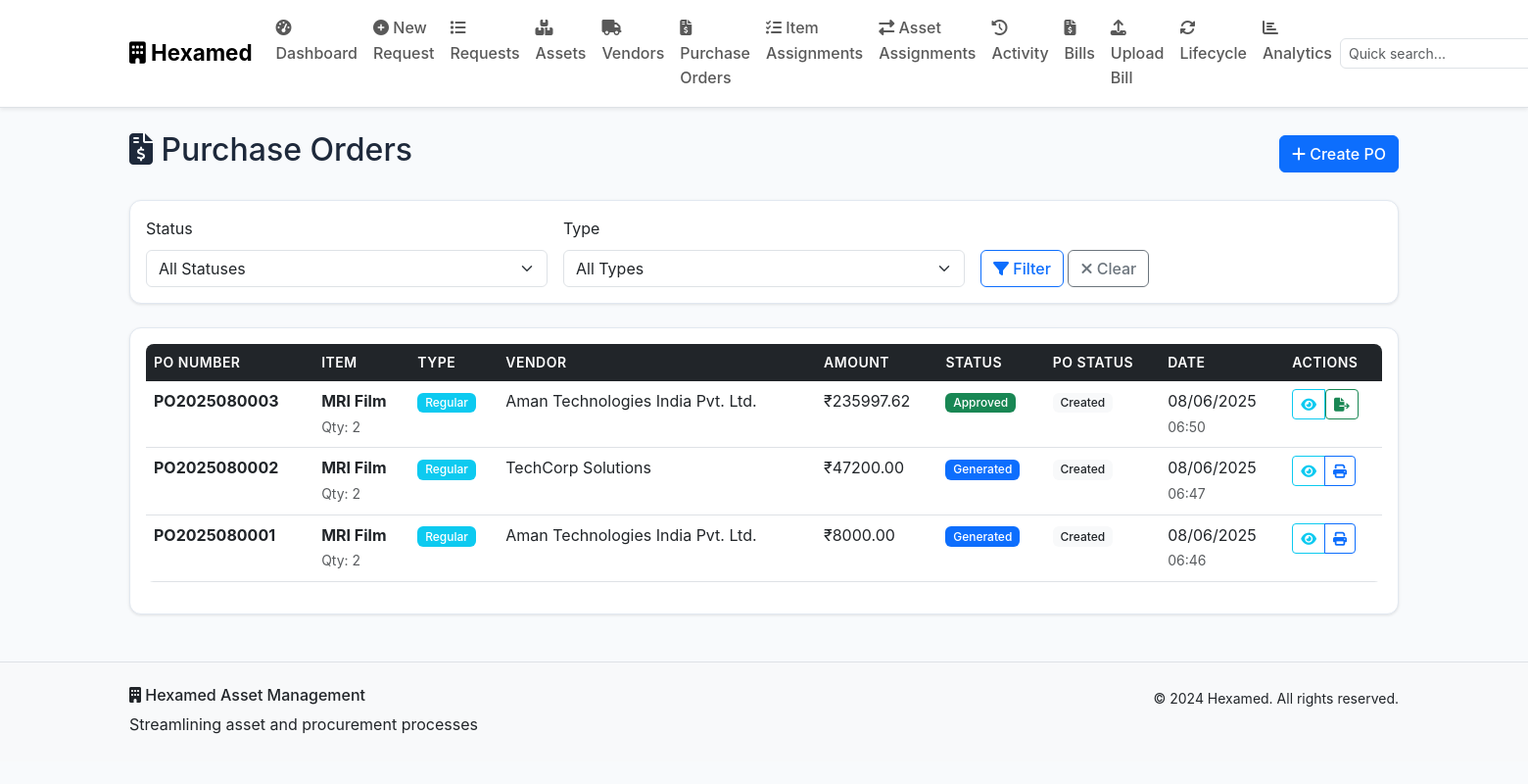
The app's page /purchase-orders (signed in), older data.
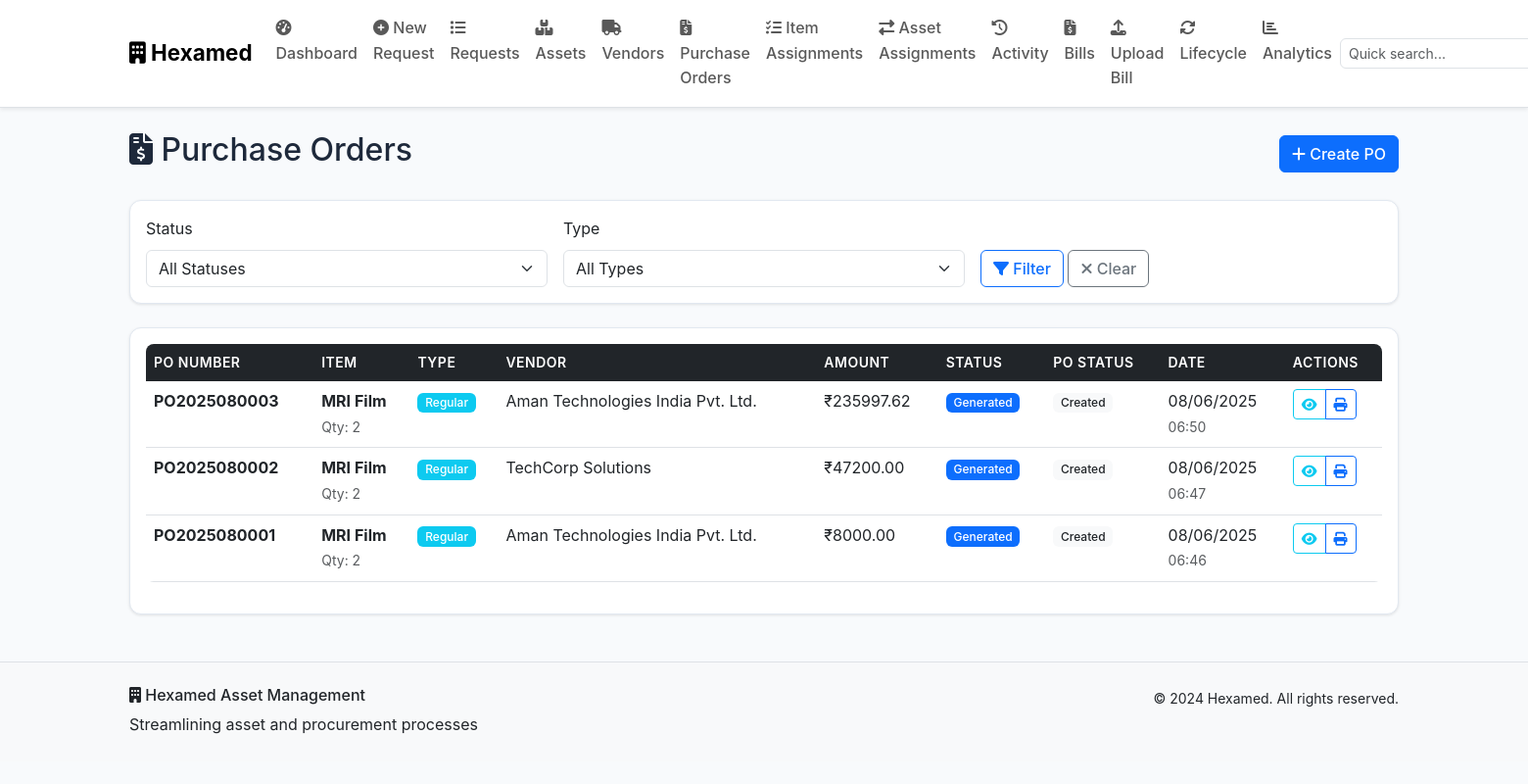
The same page, newer data.
### models.py (models this page shows, shortened)
class PurchaseOrder(db.Model):
    id = db.Column(db.Integer, primary_key=True)
    po_number = db.Column(db.String(100), unique=True, nullable=False)
    item_type = db.Column(db.String(20), nullable=False)  # Regular or Specific
    item_name = db.Column(db.String(200), nullable=False)
    item_description = db.Column(db.Text)
    quantity = db.Column(db.Integer, nullable=False)
    unit_price = db.Column(db.Float, nullable=False)
    total_amount = db.Column(db.Float, nullable=False)
    gst_percentage = db.Column(db.Float, default=18.0)
    gst_amount = db.Column(db.Float, nullable=False)
    grand_total = db.Column(db.Float, nullable=False)
    vendor_id = db.Column(db.Integer, db.ForeignKey('vendor.id'), nullable=False)
    vendor_name = db.Column(db.String(200), nullable=False)
    vendor_address = db.Column(db.Text)
    vendor_gst = db.Column(db.String(50))
    status = db.Column(db.String(50), default='Draft')  # Draft, MD Review Pending, Approved, Generated, Cancelled
    po_status = db.Column(db.String(50), default='Created')  # Created, Sent, Acknowledged, Delivered, Closed
    requires_md_approval = db.Column(db.Boolean, default=False)
    md_approved = db.Column(db.Boolean, default=False)
    md_comments = db.Column(db.Text)
    approved_by_md = db.Column(db.Integer, db.ForeignKey('user.id'))
    approved_at = db.Column(db.DateTime)
    payment_terms = db.Column(db.String(200), default='Net 30 days')
    delivery_terms = db.Column(db.String(200))
    warranty_terms = db.Column(db.Text)
    special_instructions = db.Column(db.Text)
    quotation_files = db.Column(db.Text)  # JSON array of file paths
    vendor_documents = db.Column(db.Text)  # JSON array of vendor document paths
    request_id = db.Column(db.Integer, db.ForeignKey('asset_request.id'))
    created_by = db.Column(db.Integer, db.ForeignKey('user.id'), nullable=False)
    updated_by = db.Column(db.Integer, db.ForeignKey('user.id'))
    created_at = db.Column(db.DateTime, default=datetime.utcnow)
    updated_at = db.Column(db.DateTime, default=datetime.utcnow, onupdate=datetime.utcnow)
    po_date = db.Column(db.Date, default=datetime.utcnow().date)
    expected_delivery_date = db.Column(db.Date)
    vendor = db.relationship('Vendor', backref='purchase_orders')
    request = db.relationship('AssetRequest', backref='purchase_orders')
    creator = db.relationship('User', foreign_keys=[created_by], backref='created_pos')
    updater = db.relationship('User', foreign_keys=[updated_by], backref='updated_pos')
    md_approver = db.relationship('User', foreign_keys=[approved_by_md], backref='approved_pos')

### routes.py (the view)
        def decorated_function(*args, **kwargs):
            if 'user_id' not in session:
                flash('Please log in to access this page.', 'warning')
                return redirect(url_for('login'))
            user = User.query.get(session['user_id'])
            if not user or user.role not in roles:
                flash('You do not have permission to access this page.', 'danger')
                return redirect(url_for('dashboard'))
            return f(*args, **kwargs)

### routes.py (called while the page is built)
def require_role(roles):
    def decorator(f):
        def decorated_function(*args, **kwargs):
            if 'user_id' not in session:
                flash('Please log in to access this page.', 'warning')
                return redirect(url_for('login'))
            user = User.query.get(session['user_id'])
            if not user or user.role not in roles:
                flash('You do not have permission to access this page.', 'danger')
                return redirect(url_for('dashboard'))
            return f(*args, **kwargs)
        decorated_function.__name__ = f.__name__
        return decorated_function
    return decorator

### templates/purchase_orders.html (shortened to what the changed rows need)
{% extends "base.html" %}
{% block content %}
<div class="container my-4">
    <div class="row">
        <div class="col">
            <div class="d-flex justify-content-between align-items-center mb-4">
                <h2><i class="fas fa-file-invoice-dollar"></i> Purchase Orders</h2>
            </div>
        </div>
    </div>
    {% if purchase_orders.items %}
    <div class="card">
        <div class="card-body">
            <div class="table-responsive">
                <table class="table table-hover">
                    <thead>
                        <tr>
                            <th>PO Number</th>
                            <th>Item</th>
                            <th>Type</th>
                            <th>Vendor</th>
                            <th>Amount</th>
                            <th>Status</th>
                            <th>PO Status</th>
                            <th>Date</th>
                            <th>Actions</th>
                        </tr>
                    </thead>
                    <tbody>
                        {% for po in purchase_orders.items %}
                        <tr>
                            <td><strong>{{ po.po_number }}</strong></td>
                            <td>
                                <div>
                                    <strong>{{ po.item_name }}</strong>
                                    <br><small class="text-muted">Qty: {{ po.quantity }}</small>
                                </div>
                            </td>
                            <td>
                                {% if po.item_type == 'Regular' %}
                                    <span class="badge bg-info">{{ po.item_type }}</span>
                                {% else %}
                                    <span class="badge bg-warning">{{ po.item_type }}</span>
                                {% endif %}
                            </td>
                            <td>{{ po.vendor_name }}</td>
                            <td>₹{{ "%.2f"|format(po.grand_total) }}</td>
                            <td>
                                {% if po.status == 'Draft' %}
                                    <span class="badge bg-secondary">{{ po.status }}</span>
                                {% elif po.status == 'MD Review Pending' %}
                                    <span class="badge bg-warning">MD Review Pending</span>
                                {% elif po.status == 'Approved' %}
                                    <span class="badge bg-success">{{ po.status }}</span>
                                {% elif po.status == 'Generated' %}
                                    <span class="badge bg-primary">{{ po.status }}</span>
                                {% elif po.status == 'MD Rejected' %}
                                    <span class="badge bg-danger">MD Rejected</span>
                                {% endif %}
                            </td>
                            <td>
                                <span class="badge bg-light text-dark">{{ po.po_status }}</span>
                            </td>
                            <td>
                                <div>
                                    {{ po.created_at.strftime('%m/%d/%Y') }}
                                    <br><small class="text-muted">{{ po.created_at.strftime('%H:%M') }}</small>
                                </div>
                            </td>
                            <td>
                                <div class="btn-group btn-group-sm">
                                    <a href="{{ url_for('view_purchase_order_detail', po_id=po.id) }}"
                                       class="btn btn-outline-info btn-sm">
                                        <i class="fas fa-eye"></i>
                                    </a>
                                    {% if user.role == 'Accounts/SCM' %}
                                        {% if po.status == 'MD Rejected' %}
                                        <a href="{{ url_for('update_po_vendor', po_id=po.id) }}"
                                           class="btn btn-outline-primary btn-sm" title="Update Vendor">
                                            <i class="fas fa-edit"></i>
                                        </a>
                                        {% elif po.status == 'Approved' %}
                                        <form method="POST" action="{{ url_for('generate_final_purchase_order', po_id=po.id) }}"
                                              style="display: inline;">
                                            <button type="submit" class="btn btn-outline-success btn-sm"
                                                    onclick="return confirm('Generate final purchase order?')"
                                                    title="Generate Final PO">
                                                <i class="fas fa-file-export"></i>
                                            </button>
                                        </form>
                                        {% elif po.status == 'Generated' %}
                                        <a href="{{ url_for('print_purchase_order', po_id=po.id) }}"
                                           class="btn btn-outline-primary btn-sm" title="Print PO" target="_blank">
                                            <i class="fas fa-print"></i>
                                        </a>
                                        {% endif %}
                                    {% endif %}
                                </div>
                            </td>
                        </tr>
                        {% endfor %}
                    </tbody>
                </table>
            </div>
        </div>
    </div>
    {% endif %}
</div>
{% endblock %}

Row changes from the older to the newer data that the page shows:
changed PurchaseOrder "PO2025080003": status "Approved" → "Generated"
